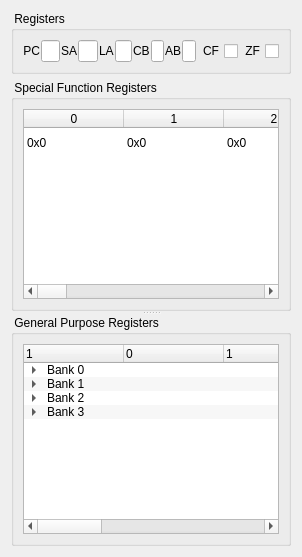
        <widget class="QWidget" name="CPUTab">
         <attribute name="title">
          <string>CPU</string>
         </attribute>
         <layout class="QGridLayout" name="gridLayout">
          <item row="1" column="0">
           <widget class="QSplitter" name="CPUSplitter">
            <property name="orientation">
             <enum>Qt::Vertical</enum>
            </property>
            <widget class="QGroupBox" name="groupBox">
             <property name="sizePolicy">
              <sizepolicy hsizetype="Preferred" vsizetype="Preferred">
               <horstretch>0</horstretch>
               <verstretch>0</verstretch>
              </sizepolicy>
             </property>
             <property name="title">
              <string> Special Function Registers</string>
             </property>
             <layout class="QVBoxLayout" name="verticalLayout_3">
              <item>
               <widget class="QTableWidget" name="specRegTable">
                <property name="alternatingRowColors">
                 <bool>true</bool>
                </property>
                <property name="selectionMode">
                 <enum>QAbstractItemView::NoSelection</enum>
                </property>
                <property name="showGrid">
                 <bool>false</bool>
                </property>
                <attribute name="horizontalHeaderMinimumSectionSize">
                 <number>0</number>
                </attribute>
                <attribute name="horizontalHeaderStretchLastSection">
                 <bool>false</bool>
                </attribute>
                <attribute name="verticalHeaderVisible">
                 <bool>false</bool>
                </attribute>
                <row>
                 <property name="text">
                  <string/>
                 </property>
                </row>
                <column>
                 <property name="text">
                  <string>0</string>
                 </property>
                </column>
                <column>
                 <property name="text">
                  <string>1</string>
                 </property>
                </column>
                <column>
                 <property name="text">
                  <string>2</string>
                 </property>
                </column>
                <column>
                 <property name="text">
                  <string>5</string>
                 </property>
                </column>
                <column>
                 <property name="text">
                  <string>4</string>
                 </property>
                </column>
                <column>
                 <property name="text">
                  <string>5</string>
                 </property>
                </column>
                <column>
                 <property name="text">
                  <string>6</string>
                 </property>
                </column>
                <column>
                 <property name="text">
                  <string>7</string>
                 </property>
                </column>
                <column>
                 <property name="text">
                  <string>8</string>
                 </property>
                </column>
                <column>
                 <property name="text">
                  <string>9</string>
                 </property>
                </column>
                <column>
                 <property name="text">
                  <string>A</string>
                 </property>
                </column>
                <column>
                 <property name="text">
                  <string>B</string>
                 </property>
                </column>
                <column>
                 <property name="text">
                  <string>C</string>
                 </property>
                </column>
                <column>
                 <property name="text">
                  <string>D</string>
                 </property>
                </column>
                <column>
                 <property name="text">
                  <string>E</string>
                 </property>
                </column>
                <column>
                 <property name="text">
                  <string>F</string>
                 </property>
                </column>
                <item row="0" column="0">
                 <property name="text">
                  <string>0x0</string>
                 </property>
                </item>
                <item row="0" column="1">
                 <property name="text">
                  <string>0x0</string>
                 </property>
                </item>
                <item row="0" column="2">
                 <property name="text">
                  <string>0x0</string>
                 </property>
                </item>
                <item row="0" column="3">
                 <property name="text">
                  <string>0x0</string>
                 </property>
                </item>
                <item row="0" column="4">
                 <property name="text">
                  <string>0x0</string>
                 </property>
                </item>
                <item row="0" column="5">
                 <property name="text">
                  <string>0x0</string>
                 </property>
                </item>
                <item row="0" column="6">
                 <property name="text">
                  <string>0x0</string>
                 </property>
                </item>
                <item row="0" column="7">
                 <property name="text">
                  <string>0x0</string>
                 </property>
                </item>
                <item row="0" column="8">
                 <property name="text">
                  <string>0x0</string>
                 </property>
                </item>
                <item row="0" column="9">
                 <property name="text">
                  <string>0x0</string>
                 </property>
                </item>
                <item row="0" column="10">
                 <property name="text">
                  <string>0x0</string>
                 </property>
                </item>
                <item row="0" column="11">
                 <property name="text">
                  <string>0x0</string>
                 </property>
                </item>
                <item row="0" column="12">
                 <property name="text">
                  <string>0x0</string>
                 </property>
                </item>
                <item row="0" column="13">
                 <property name="text">
                  <string>0x0</string>
                 </property>
                </item>
                <item row="0" column="14">
                 <property name="text">
                  <string>0x0</string>
                 </property>
                </item>
                <item row="0" column="15">
                 <property name="text">
                  <string>0x0</string>
                 </property>
                </item>
               </widget>
              </item>
             </layout>
            </widget>
            <widget class="QGroupBox" name="groupBox_2">
             <property name="title">
              <string> General Purpose Registers</string>
             </property>
             <layout class="QVBoxLayout" name="verticalLayout_4">
              <item>
               <widget class="QTreeWidget" name="genRegTree">
                <property name="alternatingRowColors">
                 <bool>true</bool>
                </property>
                <property name="selectionMode">
                 <enum>QAbstractItemView::NoSelection</enum>
                </property>
                <attribute name="headerMinimumSectionSize">
                 <number>0</number>
                </attribute>
                <column>
                 <property name="text">
                  <string/>
                 </property>
                </column>
                <column>
                 <property name="text">
                  <string>0</string>
                 </property>
                </column>
                <column>
                 <property name="text">
                  <string>1</string>
                 </property>
                </column>
                <column>
                 <property name="text">
                  <string>2</string>
                 </property>
                </column>
                <column>
                 <property name="text">
                  <string>3</string>
                 </property>
                </column>
                <column>
                 <property name="text">
                  <string>4</string>
                 </property>
                </column>
                <column>
                 <property name="text">
                  <string>5</string>
                 </property>
                </column>
                <column>
                 <property name="text">
                  <string>6</string>
                 </property>
                </column>
                <column>
                 <property name="text">
                  <string>7</string>
                 </property>
                </column>
                <item>
                 <property name="text">
                  <string>Bank 0</string>
                 </property>
                 <property name="text">
                  <string/>
                 </property>
                 <property name="text">
                  <string/>
                 </property>
                 <property name="text">
                  <string/>
                 </property>
                 <property name="text">
                  <string/>
                 </property>
                 <property name="text">
                  <string/>
                 </property>
                 <property name="text">
                  <string/>
                 </property>
                 <property name="text">
                  <string/>
                 </property>
                 <property name="text">
                  <string/>
                 </property>
                 <item>
                  <property name="text">
                   <string>Page A</string>
                  </property>
                  <property name="text">
                   <string>0x0</string>
                  </property>
                  <property name="text">
                   <string>0x0</string>
                  </property>
                  <property name="text">
                   <string>0x0</string>
                  </property>
                  <property name="text">
                   <string>0x0</string>
                  </property>
                  <property name="text">
                   <string>0x0</string>
                  </property>
                  <property name="text">
                   <string>0x0</string>
                  </property>
                  <property name="text">
                   <string>0x0</string>
                  </property>
                  <property name="text">
                   <string>0x0</string>
                  </property>
                  <property name="flags">
                   <set>ItemIsSelectable|ItemIsEditable|ItemIsDragEnabled|ItemIsUserCheckable|ItemIsEnabled</set>
                  </property>
                 </item>
                 <item>
                  <property name="text">
                   <string>Page B</string>
                  </property>
                  <property name="text">
                   <string/>
                  </property>
                  <property name="text">
                   <string/>
                  </property>
                  <property name="text">
                   <string/>
                  </property>
                  <property name="text">
                   <string/>
                  </property>
                  <property name="text">
                   <string/>
                  </property>
                  <property name="text">
                   <string/>
                  </property>
                  <property name="text">
                   <string/>
                  </property>
                  <property name="text">
                   <string/>
                  </property>
                  <property name="flags">
                   <set>ItemIsSelectable|ItemIsEditable|ItemIsDragEnabled|ItemIsUserCheckable|ItemIsEnabled</set>
                  </property>
                 </item>
                 <item>
                  <property name="text">
                   <string>Page C</string>
                  </property>
                  <property name="text">
                   <string/>
                  </property>
                  <property name="text">
                   <string/>
                  </property>
                  <property name="text">
                   <string/>
                  </property>
                  <property name="text">
                   <string/>
                  </property>
                  <property name="text">
                   <string/>
                  </property>
                  <property name="text">
                   <string/>
                  </property>
                  <property name="text">
                   <string/>
                  </property>
                  <property name="text">
                   <string/>
                  </property>
                  <property name="flags">
                   <set>ItemIsSelectable|ItemIsEditable|ItemIsDragEnabled|ItemIsUserCheckable|ItemIsEnabled</set>
                  </property>
                 </item>
                 <item>
                  <property name="text">
                   <string>Page D</string>
                  </property>
                  <property name="text">
                   <string/>
                  </property>
                  <property name="text">
                   <string/>
                  </property>
                  <property name="text">
                   <string/>
                  </property>
                  <property name="text">
                   <string/>
                  </property>
                  <property name="text">
                   <string/>
                  </property>
                  <property name="text">
                   <string/>
                  </property>
                  <property name="text">
                   <string/>
                  </property>
                  <property name="text">
                   <string/>
                  </property>
                  <property name="flags">
                   <set>ItemIsSelectable|ItemIsEditable|ItemIsDragEnabled|ItemIsUserCheckable|ItemIsEnabled</set>
                  </property>
                 </item>
                </item>
                <item>
                 <property name="text">
                  <string>Bank 1</string>
                 </property>
                 <property name="text">
                  <string/>
                 </property>
                 <property name="text">
                  <string/>
                 </property>
                 <property name="text">
                  <string/>
                 </property>
                 <property name="text">
                  <string/>
                 </property>
                 <property name="text">
                  <string/>
                 </property>
                 <property name="text">
                  <string/>
                 </property>
                 <property name="text">
                  <string/>
                 </property>
                 <property name="text">
                  <string/>
                 </property>
                 <item>
                  <property name="text">
                   <string>Page A</string>
                  </property>
                  <property name="text">
                   <string/>
                  </property>
                  <property name="text">
                   <string/>
                  </property>
                  <property name="text">
                   <string/>
                  </property>
                  <property name="text">
                   <string/>
                  </property>
                  <property name="text">
                   <string/>
                  </property>
                  <property name="text">
                   <string/>
                  </property>
                  <property name="text">
                   <string/>
                  </property>
                  <property name="text">
                   <string/>
                  </property>
                  <property name="flags">
                   <set>ItemIsSelectable|ItemIsEditable|ItemIsDragEnabled|ItemIsUserCheckable|ItemIsEnabled</set>
                  </property>
                 </item>
                 <item>
                  <property name="text">
                   <string>Page B</string>
                  </property>
                  <property name="text">
                   <string/>
                  </property>
                  <property name="text">
                   <string/>
                  </property>
                  <property name="text">
                   <string/>
                  </property>
                  <property name="text">
                   <string/>
                  </property>
                  <property name="text">
                   <string/>
                  </property>
                  <property name="text">
                   <string/>
                  </property>
                  <property name="text">
                   <string/>
                  </property>
                  <property name="text">
                   <string/>
                  </property>
                  <property name="flags">
                   <set>ItemIsSelectable|ItemIsEditable|ItemIsDragEnabled|ItemIsUserCheckable|ItemIsEnabled</set>
                  </property>
                 </item>
                 <item>
                  <property name="text">
                   <string>Page C</string>
                  </property>
                  <property name="text">
                   <string/>
                  </property>
                  <property name="text">
                   <string/>
                  </property>
                  <property name="text">
                   <string/>
                  </property>
                  <property name="text">
                   <string/>
                  </property>
                  <property name="text">
                   <string/>
                  </property>
                  <property name="text">
                   <string/>
                  </property>
                  <property name="text">
                   <string/>
                  </property>
                  <property name="text">
                   <string/>
                  </property>
                  <property name="flags">
                   <set>ItemIsSelectable|ItemIsEditable|ItemIsDragEnabled|ItemIsUserCheckable|ItemIsEnabled</set>
                  </property>
                 </item>
                 <item>
                  <property name="text">
                   <string>Page D</string>
                  </property>
                  <property name="text">
                   <string/>
                  </property>
                  <property name="text">
                   <string/>
                  </property>
                  <property name="text">
                   <string/>
                  </property>
                  <property name="text">
                   <string/>
                  </property>
                  <property name="text">
                   <string/>
                  </property>
                  <property name="text">
                   <string/>
                  </property>
                  <property name="text">
                   <string/>
                  </property>
                  <property name="text">
                   <string/>
                  </property>
                  <property name="flags">
                   <set>ItemIsSelectable|ItemIsEditable|ItemIsDragEnabled|ItemIsUserCheckable|ItemIsEnabled</set>
                  </property>
                 </item>
                </item>
                <item>
                 <property name="text">
                  <string>Bank 2</string>
                 </property>
                 <property name="text">
                  <string/>
                 </property>
                 <property name="text">
                  <string/>
                 </property>
                 <property name="text">
                  <string/>
                 </property>
                 <property name="text">
                  <string/>
                 </property>
                 <property name="text">
                  <string/>
                 </property>
                 <property name="text">
                  <string/>
                 </property>
                 <property name="text">
                  <string/>
                 </property>
                 <property name="text">
                  <string/>
                 </property>
                 <item>
                  <property name="text">
                   <string>Page A</string>
                  </property>
                  <property name="text">
                   <string/>
                  </property>
                  <property name="text">
                   <string/>
                  </property>
                  <property name="text">
                   <string/>
                  </property>
                  <property name="text">
                   <string/>
                  </property>
                  <property name="text">
                   <string/>
                  </property>
                  <property name="text">
                   <string/>
                  </property>
                  <property name="text">
                   <string/>
                  </property>
                  <property name="text">
                   <string/>
                  </property>
                  <property name="flags">
                   <set>ItemIsSelectable|ItemIsEditable|ItemIsDragEnabled|ItemIsUserCheckable|ItemIsEnabled</set>
                  </property>
                 </item>
                 <item>
                  <property name="text">
                   <string>Page B</string>
                  </property>
                  <property name="text">
                   <string/>
                  </property>
                  <property name="text">
                   <string/>
                  </property>
                  <property name="text">
                   <string/>
                  </property>
                  <property name="text">
                   <string/>
                  </property>
                  <property name="text">
                   <string/>
                  </property>
                  <property name="text">
                   <string/>
                  </property>
                  <property name="text">
                   <string/>
                  </property>
                  <property name="text">
                   <string/>
                  </property>
                  <property name="flags">
                   <set>ItemIsSelectable|ItemIsEditable|ItemIsDragEnabled|ItemIsUserCheckable|ItemIsEnabled</set>
                  </property>
                 </item>
                 <item>
                  <property name="text">
                   <string>Page C</string>
                  </property>
                  <property name="text">
                   <string/>
                  </property>
                  <property name="text">
                   <string/>
                  </property>
                  <property name="text">
                   <string/>
                  </property>
                  <property name="text">
                   <string/>
                  </property>
                  <property name="text">
                   <string/>
                  </property>
                  <property name="text">
                   <string/>
                  </property>
                  <property name="text">
                   <string/>
                  </property>
                  <property name="text">
                   <string/>
                  </property>
                  <property name="flags">
                   <set>ItemIsSelectable|ItemIsEditable|ItemIsDragEnabled|ItemIsUserCheckable|ItemIsEnabled</set>
                  </property>
                 </item>
                 <item>
                  <property name="text">
                   <string>Page D</string>
                  </property>
                  <property name="text">
                   <string/>
                  </property>
                  <property name="text">
                   <string/>
                  </property>
                  <property name="text">
                   <string/>
                  </property>
                  <property name="text">
                   <string/>
                  </property>
                  <property name="text">
                   <string/>
                  </property>
                  <property name="text">
                   <string/>
                  </property>
                  <property name="text">
                   <string/>
                  </property>
                  <property name="text">
                   <string/>
                  </property>
                  <property name="flags">
                   <set>ItemIsSelectable|ItemIsEditable|ItemIsDragEnabled|ItemIsUserCheckable|ItemIsEnabled</set>
                  </property>
                 </item>
                </item>
                <item>
                 <property name="text">
                  <string>Bank 3</string>
                 </property>
                 <property name="text">
                  <string/>
                 </property>
                 <property name="text">
                  <string/>
                 </property>
                 <property name="text">
                  <string/>
                 </property>
                 <property name="text">
                  <string/>
                 </property>
                 <property name="text">
                  <string/>
                 </property>
                 <property name="text">
                  <string/>
                 </property>
                 <property name="text">
                  <string/>
                 </property>
                 <property name="text">
                  <string/>
                 </property>
                 <item>
                  <property name="text">
                   <string>Page A</string>
                  </property>
                  <property name="text">
                   <string/>
                  </property>
                  <property name="text">
                   <string/>
                  </property>
                  <property name="text">
                   <string/>
                  </property>
                  <property name="text">
                   <string/>
                  </property>
                  <property name="text">
                   <string/>
                  </property>
                  <property name="text">
                   <string/>
                  </property>
                  <property name="text">
                   <string/>
                  </property>
                  <property name="text">
                   <string/>
                  </property>
                 </item>
                 <item>
                  <property name="text">
                   <string>Page B</string>
                  </property>
                  <property name="text">
                   <string/>
                  </property>
                  <property name="text">
                   <string/>
                  </property>
                  <property name="text">
                   <string/>
                  </property>
                  <property name="text">
                   <string/>
                  </property>
                  <property name="text">
                   <string/>
                  </property>
                  <property name="text">
                   <string/>
                  </property>
                  <property name="text">
                   <string/>
                  </property>
                  <property name="text">
                   <string/>
                  </property>
                  <property name="flags">
                   <set>ItemIsSelectable|ItemIsEditable|ItemIsDragEnabled|ItemIsUserCheckable|ItemIsEnabled</set>
                  </property>
                 </item>
                 <item>
                  <property name="text">
                   <string>Page C</string>
                  </property>
                  <property name="text">
                   <string/>
                  </property>
                  <property name="text">
                   <string/>
                  </property>
                  <property name="text">
                   <string/>
                  </property>
                  <property name="text">
                   <string/>
                  </property>
                  <property name="text">
                   <string/>
                  </property>
                  <property name="text">
                   <string/>
                  </property>
                  <property name="text">
                   <string/>
                  </property>
                  <property name="text">
                   <string/>
                  </property>
                  <property name="flags">
                   <set>ItemIsSelectable|ItemIsEditable|ItemIsDragEnabled|ItemIsUserCheckable|ItemIsEnabled</set>
                  </property>
                 </item>
                 <item>
                  <property name="text">
                   <string>Page D</string>
                  </property>
                  <property name="text">
                   <string/>
                  </property>
                  <property name="text">
                   <string/>
                  </property>
                  <property name="text">
                   <string/>
                  </property>
                  <property name="text">
                   <string/>
                  </property>
                  <property name="text">
                   <string/>
                  </property>
                  <property name="text">
                   <string/>
                  </property>
                  <property name="text">
                   <string/>
                  </property>
                  <property name="text">
                   <string/>
                  </property>
                  <property name="flags">
                   <set>ItemIsSelectable|ItemIsEditable|ItemIsDragEnabled|ItemIsUserCheckable|ItemIsEnabled</set>
                  </property>
                 </item>
                </item>
               </widget>
              </item>
             </layout>
            </widget>
           </widget>
          </item>
          <item row="0" column="0">
           <widget class="QGroupBox" name="groupBox_3">
            <property name="title">
             <string> Registers</string>
            </property>
            <layout class="QHBoxLayout" name="horizontalLayout" stretch="0,10,0,10,0,9,0,7,0,7,0,0">
             <property name="spacing">
              <number>1</number>
             </property>
             <item>
              <widget class="QLabel" name="label">
               <property name="text">
                <string>PC</string>
               </property>
               <property name="alignment">
                <set>Qt::AlignRight|Qt::AlignTrailing|Qt::AlignVCenter</set>
               </property>
              </widget>
             </item>
             <item>
              <widget class="QLineEdit" name="pcEdit">
               <property name="sizePolicy">
                <sizepolicy hsizetype="Ignored" vsizetype="Fixed">
                 <horstretch>0</horstretch>
                 <verstretch>0</verstretch>
                </sizepolicy>
               </property>
              </widget>
             </item>
             <item>
              <widget class="QLabel" name="label_2">
               <property name="text">
                <string>SA</string>
               </property>
              </widget>
             </item>
             <item>
              <widget class="QLineEdit" name="saEdit">
               <property name="sizePolicy">
                <sizepolicy hsizetype="Ignored" vsizetype="Fixed">
                 <horstretch>0</horstretch>
                 <verstretch>0</verstretch>
                </sizepolicy>
               </property>
              </widget>
             </item>
             <item>
              <widget class="QLabel" name="label_3">
               <property name="text">
                <string>LA</string>
               </property>
              </widget>
             </item>
             <item>
              <widget class="QLineEdit" name="laEdit">
               <property name="sizePolicy">
                <sizepolicy hsizetype="Ignored" vsizetype="Fixed">
                 <horstretch>0</horstretch>
                 <verstretch>0</verstretch>
                </sizepolicy>
               </property>
              </widget>
             </item>
             <item>
              <widget class="QLabel" name="label_4">
               <property name="text">
                <string>CB</string>
               </property>
              </widget>
             </item>
             <item>
              <widget class="QLineEdit" name="cbEdit">
               <property name="sizePolicy">
                <sizepolicy hsizetype="Ignored" vsizetype="Fixed">
                 <horstretch>0</horstretch>
                 <verstretch>0</verstretch>
                </sizepolicy>
               </property>
              </widget>
             </item>
             <item>
              <widget class="QLabel" name="label_5">
               <property name="text">
                <string>AB</string>
               </property>
              </widget>
             </item>
             <item>
              <widget class="QLineEdit" name="abEdit">
               <property name="sizePolicy">
                <sizepolicy hsizetype="Ignored" vsizetype="Fixed">
                 <horstretch>0</horstretch>
                 <verstretch>0</verstretch>
                </sizepolicy>
               </property>
              </widget>
             </item>
             <item>
              <widget class="QCheckBox" name="cfCheckBox">
               <property name="layoutDirection">
                <enum>Qt::RightToLeft</enum>
               </property>
               <property name="text">
                <string>CF</string>
               </property>
              </widget>
             </item>
             <item>
              <widget class="QCheckBox" name="zfCheckBox">
               <property name="layoutDirection">
                <enum>Qt::RightToLeft</enum>
               </property>
               <property name="locale">
                <locale language="Russian" country="Russia"/>
               </property>
               <property name="text">
                <string>ZF</string>
               </property>
              </widget>
             </item>
            </layout>
           </widget>
          </item>
         </layout>
        </widget>
